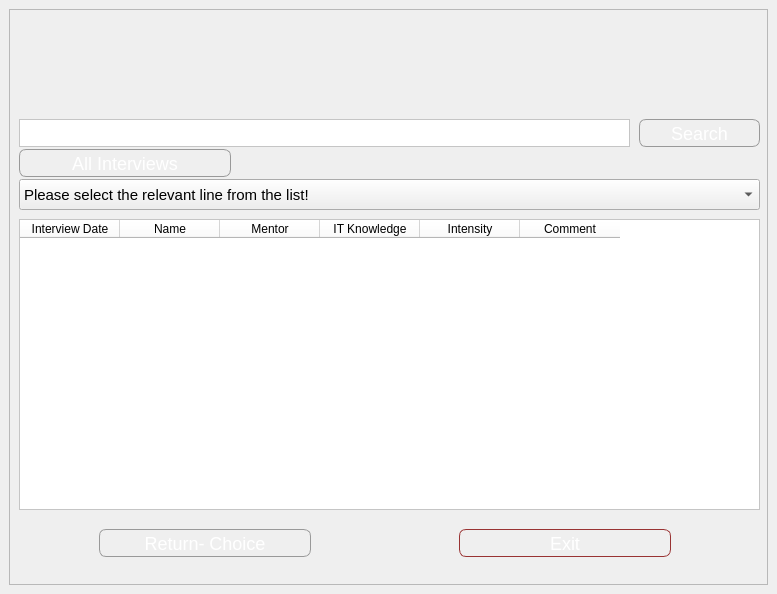
<?xml version="1.0" encoding="UTF-8"?>
<ui version="4.0">
 <class>MainWindow</class>
 <widget class="QMainWindow" name="MainWindow">
  <property name="geometry">
   <rect>
    <x>0</x>
    <y>0</y>
    <width>777</width>
    <height>594</height>
   </rect>
  </property>
  <property name="windowTitle">
   <string>MainWindow</string>
  </property>
  <property name="styleSheet">
   <string notr="true">#MyLoginForm {
background: white;
}

</string>
  </property>
  <widget class="QWidget" name="centralwidget">
   <layout class="QVBoxLayout" name="verticalLayout">
    <item>
     <widget class="QFrame" name="mainFrame">
      <property name="styleSheet">
       <string notr="true"/>
      </property>
      <property name="frameShape">
       <enum>QFrame::StyledPanel</enum>
      </property>
      <property name="frameShadow">
       <enum>QFrame::Raised</enum>
      </property>
      <widget class="QLabel" name="label_3">
       <property name="enabled">
        <bool>true</bool>
       </property>
       <property name="geometry">
        <rect>
         <x>120</x>
         <y>0</y>
         <width>81</width>
         <height>101</height>
        </rect>
       </property>
       <property name="autoFillBackground">
        <bool>false</bool>
       </property>
       <property name="styleSheet">
        <string notr="true"/>
       </property>
       <property name="frameShadow">
        <enum>QFrame::Plain</enum>
       </property>
       <property name="text">
        <string/>
       </property>
       <property name="pixmap">
        <pixmap>VIT3/logo1.png</pixmap>
       </property>
       <property name="scaledContents">
        <bool>true</bool>
       </property>
      </widget>
      <widget class="QPushButton" name="pushButton_2">
       <property name="geometry">
        <rect>
         <x>450</x>
         <y>520</y>
         <width>212</width>
         <height>28</height>
        </rect>
       </property>
       <property name="styleSheet">
        <string notr="true">QPushButton {
    color: white;
    background-color: qlineargradient(x1:0, y1:0, x2:0, y2:1,
                                       stop:0 #ff6666,
                                       stop:0.1 #ff7777,
                                       stop:0.49 #cc3333,
                                       stop:0.5 #bb2244,
                                       stop:1 #cc3333);
    border-width: 1px;
    border-color: #993333;
    border-style: solid;
    border-radius: 7px;
    padding: 3px;
    font-size: 18px;
    padding-left: 5px;
    padding-right: 5px;
    min-width: 100px;
    max-width: 300px;
    min-height: 20px;
    max-height: 20px;
}

QPushButton:hover {
    background-color: qlineargradient(x1:0, y1:0, x2:0, y2:1,
                                       stop:0 #ff8888,
                                       stop:0.1 #ff9999,
                                       stop:0.49 #cc5555,
                                       stop:0.5 #bb3355,
                                       stop:1 #cc5555);
}

QPushButton:pressed {
    background-color: qlineargradient(x1:0, y1:0, x2:0, y2:1,
                                       stop:0 #ff4444,
                                       stop:0.1 #ff5555,
                                       stop:0.49 #cc1111,
                                       stop:0.5 #aa0022,
                                       stop:1 #cc1111);
}
</string>
       </property>
       <property name="text">
        <string>Exit</string>
       </property>
       <property name="icon">
        <iconset>
         <normaloff>../../Users/Durak/Downloads/close_FILL0_wght400_GRAD0_opsz24.png</normaloff>../../Users/Durak/Downloads/close_FILL0_wght400_GRAD0_opsz24.png</iconset>
       </property>
      </widget>
      <widget class="QLabel" name="label_4">
       <property name="geometry">
        <rect>
         <x>240</x>
         <y>10</y>
         <width>361</width>
         <height>71</height>
        </rect>
       </property>
       <property name="autoFillBackground">
        <bool>false</bool>
       </property>
       <property name="styleSheet">
        <string notr="true"/>
       </property>
       <property name="text">
        <string/>
       </property>
       <property name="pixmap">
        <pixmap>VIT3/logo2.png</pixmap>
       </property>
       <property name="scaledContents">
        <bool>true</bool>
       </property>
      </widget>
      <widget class="QPushButton" name="pushButton_3">
       <property name="geometry">
        <rect>
         <x>90</x>
         <y>520</y>
         <width>212</width>
         <height>28</height>
        </rect>
       </property>
       <property name="styleSheet">
        <string notr="true">QPushButton {
    color: white;
    background-color: qlineargradient(x1:0, y1:0, x2:0, y2:1,
                                       stop:0 #CCCCCC,
                                       stop:0.1 #DDDDDD,
                                       stop:0.49 #AAAAAA,
                                       stop:0.5 #999999,
                                       stop:1 #AAAAAA);
    border-width: 1px;
    border-color: #999999;
    border-style: solid;
    border-radius: 7px;
    padding: 3px;
    font-size: 18px;
    padding-left: 5px;
    padding-right: 5px;
    min-width: 200px;
    max-width: 200px;
    min-height: 20px;
    max-height: 20px;
}

QPushButton:hover {
    background-color: qlineargradient(x1:0, y1:0, x2:0, y2:1,
                                       stop:0 #DDDDDD,
                                       stop:0.1 #EEEEEE,
                                       stop:0.49 #BBBBBB,
                                       stop:0.5 #AAAAAA,
                                       stop:1 #BBBBBB);
}

QPushButton:pressed {
    background-color: qlineargradient(x1:0, y1:0, x2:0, y2:1,
                                       stop:0 #AAAAAA,
                                       stop:0.1 #BBBBBB,
                                       stop:0.49 #888888,
                                       stop:0.5 #777777,
                                       stop:1 #888888);
}
</string>
       </property>
       <property name="text">
        <string>Return- Choice</string>
       </property>
       <property name="icon">
        <iconset>
         <normaloff>../../Users/Durak/Downloads/choice.png</normaloff>../../Users/Durak/Downloads/choice.png</iconset>
       </property>
      </widget>
      <widget class="QTableWidget" name="tableWidget">
       <property name="geometry">
        <rect>
         <x>10</x>
         <y>210</y>
         <width>741</width>
         <height>291</height>
        </rect>
       </property>
       <property name="styleSheet">
        <string notr="true">background:rgb(255, 255, 255)</string>
       </property>
       <property name="frameShape">
        <enum>QFrame::StyledPanel</enum>
       </property>
       <property name="frameShadow">
        <enum>QFrame::Sunken</enum>
       </property>
       <property name="lineWidth">
        <number>10</number>
       </property>
       <property name="midLineWidth">
        <number>10</number>
       </property>
       <column>
        <property name="text">
         <string>Interview Date</string>
        </property>
       </column>
       <column>
        <property name="text">
         <string>Name</string>
        </property>
       </column>
       <column>
        <property name="text">
         <string>Mentor</string>
        </property>
       </column>
       <column>
        <property name="text">
         <string>IT Knowledge</string>
        </property>
       </column>
       <column>
        <property name="text">
         <string>Intensity</string>
        </property>
       </column>
       <column>
        <property name="text">
         <string>Comment</string>
        </property>
       </column>
      </widget>
      <widget class="QTextBrowser" name="textBrowser">
       <property name="geometry">
        <rect>
         <x>10</x>
         <y>110</y>
         <width>611</width>
         <height>28</height>
        </rect>
       </property>
       <property name="styleSheet">
        <string notr="true">background:rgb(255, 255, 255)</string>
       </property>
      </widget>
      <widget class="QPushButton" name="pushButton_7">
       <property name="geometry">
        <rect>
         <x>630</x>
         <y>110</y>
         <width>121</width>
         <height>28</height>
        </rect>
       </property>
       <property name="styleSheet">
        <string notr="true">QPushButton {
    color: white;
    background-color: qlineargradient(x1:0, y1:0, x2:0, y2:1,
                                       stop:0 #CCCCCC,
                                       stop:0.1 #DDDDDD,
                                       stop:0.49 #AAAAAA,
                                       stop:0.5 #999999,
                                       stop:1 #AAAAAA);
    border-width: 1px;
    border-color: #999999;
    border-style: solid;
    border-radius: 7px;
    padding: 3px;
    font-size: 18px;
    padding-left: 5px;
    padding-right: 5px;
    min-width: 50px;
    max-width: 200px;
    min-height: 20px;
    max-height: 20px;
}

QPushButton:hover {
    background-color: qlineargradient(x1:0, y1:0, x2:0, y2:1,
                                       stop:0 #DDDDDD,
                                       stop:0.1 #EEEEEE,
                                       stop:0.49 #BBBBBB,
                                       stop:0.5 #AAAAAA,
                                       stop:1 #BBBBBB);
}

QPushButton:pressed {
    background-color: qlineargradient(x1:0, y1:0, x2:0, y2:1,
                                       stop:0 #AAAAAA,
                                       stop:0.1 #BBBBBB,
                                       stop:0.49 #888888,
                                       stop:0.5 #777777,
                                       stop:1 #888888);
}
</string>
       </property>
       <property name="text">
        <string>Search</string>
       </property>
       <property name="icon">
        <iconset>
         <normaloff>../../Users/Durak/Downloads/search_FILL0_wght300_GRAD200_opsz48.png</normaloff>../../Users/Durak/Downloads/search_FILL0_wght300_GRAD200_opsz48.png</iconset>
       </property>
      </widget>
      <widget class="QPushButton" name="pushButton_6">
       <property name="geometry">
        <rect>
         <x>10</x>
         <y>140</y>
         <width>212</width>
         <height>28</height>
        </rect>
       </property>
       <property name="styleSheet">
        <string notr="true">QPushButton {
    color: white;
    background-color: qlineargradient(x1:0, y1:0, x2:0, y2:1,
                                       stop:0 #CCCCCC,
                                       stop:0.1 #DDDDDD,
                                       stop:0.49 #AAAAAA,
                                       stop:0.5 #999999,
                                       stop:1 #AAAAAA);
    border-width: 1px;
    border-color: #999999;
    border-style: solid;
    border-radius: 7px;
    padding: 3px;
    font-size: 18px;
    padding-left: 5px;
    padding-right: 5px;
    min-width: 200px;
    max-width: 200px;
    min-height: 20px;
    max-height: 20px;
}

QPushButton:hover {
    background-color: qlineargradient(x1:0, y1:0, x2:0, y2:1,
                                       stop:0 #DDDDDD,
                                       stop:0.1 #EEEEEE,
                                       stop:0.49 #BBBBBB,
                                       stop:0.5 #AAAAAA,
                                       stop:1 #BBBBBB);
}

QPushButton:pressed {
    background-color: qlineargradient(x1:0, y1:0, x2:0, y2:1,
                                       stop:0 #AAAAAA,
                                       stop:0.1 #BBBBBB,
                                       stop:0.49 #888888,
                                       stop:0.5 #777777,
                                       stop:1 #888888);
}
</string>
       </property>
       <property name="text">
        <string>All Interviews</string>
       </property>
       <property name="icon">
        <iconset>
         <normaloff>../../Users/Durak/Downloads/profiles.png</normaloff>../../Users/Durak/Downloads/profiles.png</iconset>
       </property>
      </widget>
      <widget class="QComboBox" name="cokluSecenekKutusu">
       <property name="geometry">
        <rect>
         <x>10</x>
         <y>170</y>
         <width>741</width>
         <height>31</height>
        </rect>
       </property>
       <property name="font">
        <font>
         <pointsize>11</pointsize>
        </font>
       </property>
       <item>
        <property name="text">
         <string>Please select the relevant line from the list!</string>
        </property>
       </item>
       <item>
        <property name="text">
         <string>Suitable for entire VIT project.</string>
        </property>
       </item>
       <item>
        <property name="text">
         <string>Suitable for initial IT training and be directed to ITPH.</string>
        </property>
       </item>
       <item>
        <property name="text">
         <string>Suitable for English training and be directed to ITPH.</string>
        </property>
       </item>
       <item>
        <property name="text">
         <string>Directing within the scope of the VIT project to ITPH would be suitable.</string>
        </property>
       </item>
       <item>
        <property name="text">
         <string>Directing to work with individual coaching would be better.</string>
        </property>
       </item>
       <item>
        <property name="text">
         <string>Suitable to participate in the next VIT project.</string>
        </property>
       </item>
       <item>
        <property name="text">
         <string>Should be directed to another sector.</string>
        </property>
       </item>
       <item>
        <property name="text">
         <string>Other.</string>
        </property>
       </item>
      </widget>
      <zorder>pushButton_2</zorder>
      <zorder>label_4</zorder>
      <zorder>label_3</zorder>
      <zorder>pushButton_3</zorder>
      <zorder>tableWidget</zorder>
      <zorder>textBrowser</zorder>
      <zorder>pushButton_7</zorder>
      <zorder>pushButton_6</zorder>
      <zorder>cokluSecenekKutusu</zorder>
     </widget>
    </item>
   </layout>
  </widget>
 </widget>
 <resources/>
 <connections/>
</ui>
